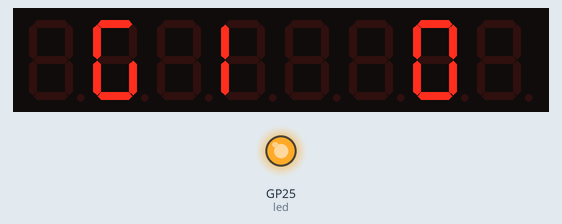
Simulated run of this program. Board: Raspberry Pi Pico running MicroPython. Parts: 8-digit seven-segment display, output pins drawn as LEDs (lit = HIGH). No radio messages arrive unless stated (any console line starting 'radio sent:' is added by the test bench); pins used as bus, display or sensor lines are not drawn; what the program prints to the serial console is not drawn.

Above: at 0.1 s.
At 1.1 s:
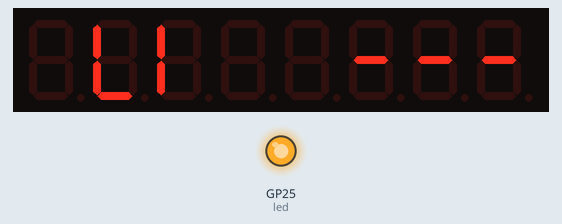
At 10.1 s:
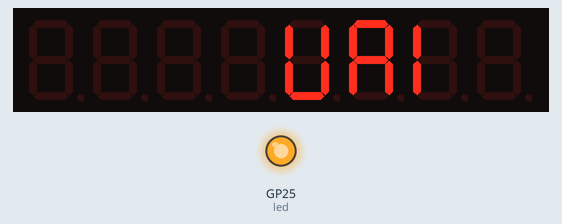

Measured:
- what the display in image 1 shows lasts 9.0 s, from 1.0 s to 10.0 s

The program:

demo_slave.py
```python
"""
GridBox — Demo Slave (Pico B)
Receives telemetry from Pico A, displays on MAX7219 + OLED.

REAL: nRF wireless, MAX7219 7-segment display, heartbeat LED
OPTIONAL: SSD1306 OLED (skips if not connected)

Flash as main.py for standalone demo day operation.
Usage: mpremote run src/demo/demo_slave.py
"""

from machine import Pin, SPI, I2C
import struct
import time

# ============ PIN CONFIG ============
SPI_SCK = 2
SPI_MOSI = 3
SPI_MISO = 16
NRF_CE = 0
NRF_CSN = 1
LED_PIN = 25

# SPI1 for MAX7219
SPI1_SCK = 10
SPI1_MOSI = 11
MAX7219_CS = 13

# I2C for OLED
I2C_SDA = 4
I2C_SCL = 5
OLED_ADDR = 0x3C

# nRF settings (reversed from master)
NRF_CHANNEL = 100
TX_ADDR = b'NSYNR'
RX_ADDR = b'NSYNT'

# ============ PACKET TYPES ============
PKT_POWER = 0x01
PKT_STATUS = 0x02
PKT_PRODUCTION = 0x03
PKT_HEARTBEAT = 0x04
PKT_ALERT = 0x05

# States
STATE_NAMES = ['BOOT', 'READY', 'RUN', 'FAULT', 'RECOVER', 'RECYCLE', 'DONE']

# ============ MAX7219 DRIVER ============
class SevenSeg:
    # Character map for 7-segment
    CHARS = {
        '0': 0x7E, '1': 0x30, '2': 0x6D, '3': 0x79, '4': 0x33,
        '5': 0x5B, '6': 0x5F, '7': 0x70, '8': 0x7F, '9': 0x7B,
        'A': 0x77, 'b': 0x1F, 'C': 0x4E, 'c': 0x0D, 'd': 0x3D,
        'E': 0x4F, 'F': 0x47, 'G': 0x5E, 'H': 0x37, 'h': 0x17,
        'I': 0x06, 'J': 0x3C, 'L': 0x0E, 'n': 0x15, 'O': 0x7E,
        'o': 0x1D, 'P': 0x67, 'r': 0x05, 'S': 0x5B, 't': 0x0F,
        'U': 0x3E, 'u': 0x1C, 'Y': 0x3B, '-': 0x01, '_': 0x08,
        ' ': 0x00, '.': 0x80, 'V': 0x3E, 'W': 0x3E,
    }

    def __init__(self):
        self.spi = SPI(1, baudrate=10_000_000, polarity=0, phase=0,
                       sck=Pin(SPI1_SCK), mosi=Pin(SPI1_MOSI))
        self.cs = Pin(MAX7219_CS, Pin.OUT, value=1)
        self._cmd(0x0C, 1)  # shutdown off (normal)
        self._cmd(0x09, 0)  # no decode
        self._cmd(0x0B, 7)  # scan all 8 digits
        self._cmd(0x0A, 8)  # brightness 8/15
        self._cmd(0x0F, 0)  # test mode off
        self.clear()

    def _cmd(self, reg, data):
        self.cs(0)
        self.spi.write(bytes([reg, data]))
        self.cs(1)

    def clear(self):
        for i in range(8):
            self._cmd(i + 1, 0x00)

    def brightness(self, level):
        self._cmd(0x0A, min(15, max(0, level)))

    def show(self, text):
        """Display up to 8 chars, right-aligned."""
        text = str(text).upper()[:8]
        text = text.rjust(8)
        for i, ch in enumerate(text):
            val = self.CHARS.get(ch, 0x00)
            self._cmd(8 - i, val)

    def flash(self, text, times=3, on_ms=300, off_ms=200):
        for _ in range(times):
            self.show(text)
            time.sleep_ms(on_ms)
            self.clear()
            time.sleep_ms(off_ms)
        self.show(text)


# ============ nRF24L01+ MINIMAL DRIVER (RX MODE) ============
class NRF_RX:
    def __init__(self):
        self.spi = SPI(0, baudrate=10_000_000, polarity=0, phase=0,
                       sck=Pin(SPI_SCK), mosi=Pin(SPI_MOSI), miso=Pin(SPI_MISO))
        self.ce = Pin(NRF_CE, Pin.OUT, value=0)
        self.csn = Pin(NRF_CSN, Pin.OUT, value=1)
        self._init_radio()

    def _reg_write(self, reg, val):
        self.csn(0)
        self.spi.readinto(bytearray(1), 0x20 | reg)
        self.spi.readinto(bytearray(1), val)
        self.csn(1)

    def _reg_write_bytes(self, reg, data):
        self.csn(0)
        self.spi.readinto(bytearray(1), 0x20 | reg)
        self.spi.write(data)
        self.csn(1)

    def _reg_read(self, reg):
        self.csn(0)
        self.spi.readinto(bytearray(1), reg)
        result = bytearray(1)
        self.spi.readinto(result)
        self.csn(1)
        return result[0]

    def _flush_rx(self):
        self.csn(0)
        self.spi.readinto(bytearray(1), 0xE2)
        self.csn(1)

    def _init_radio(self):
        time.sleep_ms(100)
        self._reg_write(0x00, 0x0C)
        self._reg_write(0x01, 0x00)
        self._reg_write(0x02, 0x03)
        self._reg_write(0x03, 0x03)
        self._reg_write(0x04, 0x00)
        self._reg_write(0x05, NRF_CHANNEL)
        self._reg_write(0x06, 0x26)
        self._reg_write(0x11, 32)
        self._reg_write(0x12, 32)
        self._reg_write_bytes(0x10, TX_ADDR)
        self._reg_write_bytes(0x0A, RX_ADDR)
        self._reg_write_bytes(0x0B, TX_ADDR)
        self._flush_rx()
        self._reg_write(0x07, 0x70)
        # Enter RX mode
        self._reg_write(0x00, 0x0F)  # PWR_UP + PRIM_RX
        time.sleep_ms(2)
        self.ce(1)  # start listening
        status = self._reg_read(0x07)
        print(f"  nRF RX status: 0x{status:02X}")

    def available(self):
        status = self._reg_read(0x07)
        return (status & 0x40) != 0  # RX_DR flag

    def receive(self):
        """Read 32-byte payload."""
        self.csn(0)
        self.spi.readinto(bytearray(1), 0x61)  # R_RX_PAYLOAD
        buf = bytearray(32)
        self.spi.readinto(buf)
        self.csn(1)
        self._reg_write(0x07, 0x70)  # clear flags
        return bytes(buf)


# ============ PACKET DISPLAY ============
def display_packet(seg, pkt_type, data, stats):
    """Update MAX7219 based on packet type."""

    if pkt_type == PKT_POWER:
        bus_v = struct.unpack_from('<H', data, 2)[0] / 100
        m1_ma = struct.unpack_from('<H', data, 4)[0]
        m2_ma = struct.unpack_from('<H', data, 6)[0]
        total_mw = struct.unpack_from('<H', data, 8)[0]
        state = data[11]

        # Alternate between displays
        cycle = stats['display_cycle'] % 4
        if cycle == 0:
            seg.show(f"{bus_v:.1f}V")
        elif cycle == 1:
            seg.show(f"A {m1_ma:4d}")  # Motor 1 current
        elif cycle == 2:
            seg.show(f"b {m2_ma:4d}")  # Motor 2 current
        else:
            seg.show(f"P {total_mw:4d}")  # Total power mW
        stats['display_cycle'] += 1

        stats['bus_v'] = bus_v
        stats['m1_ma'] = m1_ma
        stats['m2_ma'] = m2_ma
        stats['total_mw'] = total_mw
        stats['state'] = state
        return f"POWER: {bus_v}V M1={m1_ma}mA M2={m2_ma}mA P={total_mw}mW"

    elif pkt_type == PKT_STATUS:
        state = data[2]
        fault = data[3]
        imu_rms = struct.unpack_from('<H', data, 4)[0] / 100
        uptime = struct.unpack_from('<I', data, 8)[0] // 1000

        state_name = STATE_NAMES[state] if state < len(STATE_NAMES) else '??'

        if state == 3:  # FAULT
            seg.show(f"F1  VIb")
            seg.brightness(15)
        elif state == 4:  # RECOVERY
            seg.show("rECOVEr")
        elif state == 5:  # RECYCLE
            seg.show("rECYCLE")
        elif state == 6:  # DONE
            seg.show("donE")
        elif state == 0:  # BOOT
            seg.show("bOOt")
        elif state == 1:  # READY
            seg.show("rEAdY")
            seg.brightness(8)
        else:
            seg.show(f"  {state_name}")

        stats['state'] = state
        stats['imu_rms'] = imu_rms
        return f"STATUS: {state_name} IMU={imu_rms:.2f}g uptime={uptime}s"

    elif pkt_type == PKT_PRODUCTION:
        produced = struct.unpack_from('<H', data, 2)[0]
        passed = struct.unpack_from('<H', data, 4)[0]
        rejected = struct.unpack_from('<H', data, 6)[0]

        seg.show(f"P{passed:3d}r{rejected:2d}")
        stats['produced'] = produced
        stats['passed'] = passed
        stats['rejected'] = rejected
        return f"PROD: produced={produced} pass={passed} reject={rejected}"

    elif pkt_type == PKT_HEARTBEAT:
        seg.show("LIVE")
        return "HEARTBEAT"

    elif pkt_type == PKT_ALERT:
        fault_code = data[2]
        severity = data[3]
        imu_val = struct.unpack_from('<H', data, 4)[0] / 100

        seg.brightness(15)
        seg.flash(f"F{fault_code}  VIb", times=5, on_ms=200, off_ms=100)
        stats['fault_count'] = stats.get('fault_count', 0) + 1
        return f"ALERT! F{fault_code} sev={severity} IMU={imu_val:.2f}g"

    return f"UNKNOWN type 0x{pkt_type:02X}"


# ============ MAIN LOOP ============
def run_slave():
    print()
    print("=" * 50)
    print("  GridBox Demo — Pico B (Slave / SCADA)")
    print("=" * 50)
    print()

    led = Pin(LED_PIN, Pin.OUT)
    led.on()

    # Init displays
    print("[INIT] MAX7219...")
    seg = SevenSeg()
    seg.show("GRIDBOX")
    time.sleep(1)
    seg.show("LINK---")

    print("[INIT] nRF24L01+ (RX mode)...")
    nrf = NRF_RX()

    # Stats
    stats = {
        'packets': 0,
        'display_cycle': 0,
        'bus_v': 0, 'm1_ma': 0, 'm2_ma': 0, 'total_mw': 0,
        'state': 0, 'imu_rms': 0,
        'produced': 0, 'passed': 0, 'rejected': 0,
        'fault_count': 0,
        'last_rx': 0,
    }

    PKT_NAMES = {
        PKT_POWER: 'POWER', PKT_STATUS: 'STATUS', PKT_PRODUCTION: 'PROD',
        PKT_HEARTBEAT: 'HBEAT', PKT_ALERT: 'ALERT'
    }

    print()
    print("[LISTEN] Waiting for packets from Pico A...")
    print()

    waiting_shown = False

    while True:
        now = time.ticks_ms()

        if nrf.available():
            data = nrf.receive()
            pkt_type = data[0]
            pkt_seq = data[1]
            stats['packets'] += 1
            stats['last_rx'] = now

            pkt_name = PKT_NAMES.get(pkt_type, f'0x{pkt_type:02X}')
            desc = display_packet(seg, pkt_type, data, stats)

            print(f"  [{stats['packets']:4d}] {pkt_name:6s} seq={pkt_seq:3d} | {desc}")

            led.toggle()
            waiting_shown = False

        else:
            # No packet — check timeout
            if stats['last_rx'] > 0 and time.ticks_diff(now, stats['last_rx']) > 5000:
                if not waiting_shown:
                    seg.show("NO LINK")
                    print("  [WARN] No packets for 5s — link lost?")
                    waiting_shown = True
            elif stats['last_rx'] == 0 and not waiting_shown:
                if time.ticks_diff(now, 0) > 10000:
                    seg.show("WAIT")
                    waiting_shown = True

            time.sleep_ms(10)


# ============ MAIN ============
if __name__ == '__main__':
    try:
        run_slave()
    except KeyboardInterrupt:
        print(f"\nSlave stopped")
        SevenSeg().show("STOP")
    except Exception as e:
        print(f"\nSLAVE ERROR: {e}")
        try:
            seg = SevenSeg()
            seg.show("Err")
        except Exception:
            pass
        led = Pin(LED_PIN, Pin.OUT)
        for _ in range(20):
            led.toggle()
            time.sleep_ms(100)
```
